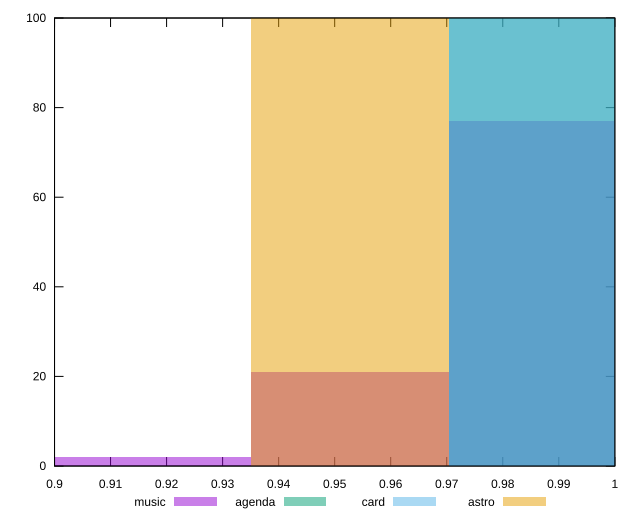

Generate this figure with gnuplot:
reset

$music <<EOF
0.9526983413952136 21
0.9879834651505919 77
0.9174132176398353 2
EOF

$agenda <<EOF
0.9879834651505919 100
EOF

$card <<EOF
0.9879834651505919 100
EOF

$astro <<EOF
0.9526983413952136 100
EOF

set key outside below
set boxwidth 0.03528512375537828
set xrange [0.9:1]
set yrange [0:100]
set trange [0:100]
set style fill transparent solid 0.5 noborder
set terminal svg size 640, 520 enhanced background rgb 'white'
set output "reports/report_00031_2021-02-24T23-18-18.084Z/bootup-time/comparison/histogram/all_score.svg"

plot $music title "music" with boxes, \
     $agenda title "agenda" with boxes, \
     $card title "card" with boxes, \
     $astro title "astro" with boxes

reset
